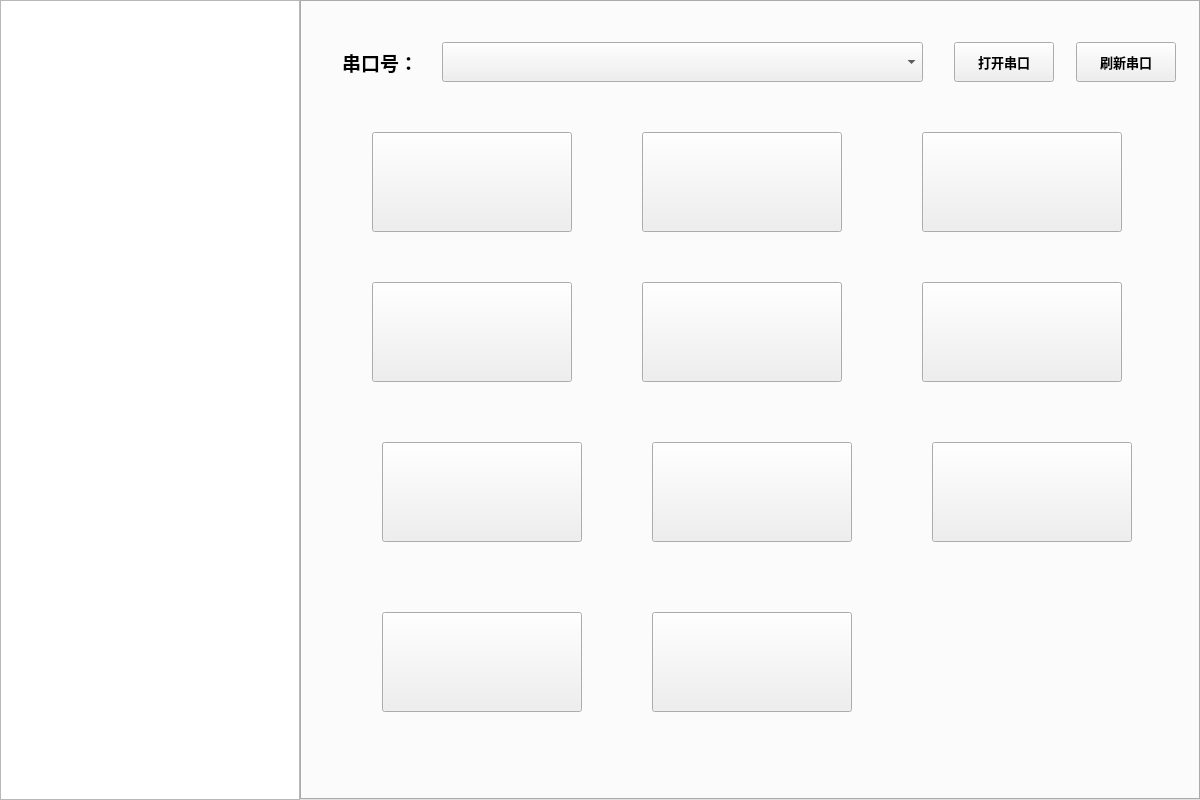
<?xml version="1.0" encoding="UTF-8"?>
<ui version="4.0">
 <class>Widget</class>
 <widget class="QWidget" name="Widget">
  <property name="geometry">
   <rect>
    <x>0</x>
    <y>0</y>
    <width>1200</width>
    <height>800</height>
   </rect>
  </property>
  <property name="minimumSize">
   <size>
    <width>1200</width>
    <height>800</height>
   </size>
  </property>
  <property name="maximumSize">
   <size>
    <width>1200</width>
    <height>800</height>
   </size>
  </property>
  <property name="windowTitle">
   <string>物联网设备管理客户端 1.1</string>
  </property>
  <property name="windowIcon">
   <iconset resource="images.qrc">
    <normaloff>:/images/logo.ico</normaloff>:/images/logo.ico</iconset>
  </property>
  <widget class="QListWidget" name="listWidget">
   <property name="geometry">
    <rect>
     <x>0</x>
     <y>0</y>
     <width>300</width>
     <height>800</height>
    </rect>
   </property>
  </widget>
  <widget class="QTabWidget" name="tabWidget">
   <property name="geometry">
    <rect>
     <x>300</x>
     <y>0</y>
     <width>900</width>
     <height>800</height>
    </rect>
   </property>
   <property name="currentIndex">
    <number>0</number>
   </property>
   <property name="tabBarAutoHide">
    <bool>true</bool>
   </property>
   <widget class="QWidget" name="tab">
    <attribute name="title">
     <string>Tab 1</string>
    </attribute>
    <widget class="QLabel" name="label">
     <property name="geometry">
      <rect>
       <x>40</x>
       <y>40</y>
       <width>81</width>
       <height>40</height>
      </rect>
     </property>
     <property name="font">
      <font>
       <family>Microsoft YaHei</family>
       <pointsize>14</pointsize>
       <bold>true</bold>
      </font>
     </property>
     <property name="text">
      <string>串口号：</string>
     </property>
    </widget>
    <widget class="QComboBox" name="comboBox">
     <property name="geometry">
      <rect>
       <x>140</x>
       <y>40</y>
       <width>481</width>
       <height>40</height>
      </rect>
     </property>
     <property name="font">
      <font>
       <family>Microsoft YaHei</family>
       <pointsize>12</pointsize>
      </font>
     </property>
    </widget>
    <widget class="QPushButton" name="pushButton_open">
     <property name="geometry">
      <rect>
       <x>652</x>
       <y>40</y>
       <width>100</width>
       <height>40</height>
      </rect>
     </property>
     <property name="font">
      <font>
       <family>Microsoft YaHei</family>
       <pointsize>10</pointsize>
       <bold>true</bold>
      </font>
     </property>
     <property name="text">
      <string>打开串口</string>
     </property>
     <property name="checkable">
      <bool>true</bool>
     </property>
    </widget>
    <widget class="QPushButton" name="pushButton_reflush">
     <property name="geometry">
      <rect>
       <x>774</x>
       <y>40</y>
       <width>100</width>
       <height>40</height>
      </rect>
     </property>
     <property name="font">
      <font>
       <family>Microsoft YaHei</family>
       <pointsize>10</pointsize>
       <bold>true</bold>
      </font>
     </property>
     <property name="text">
      <string>刷新串口</string>
     </property>
    </widget>
    <widget class="QPushButton" name="pushButton_led1">
     <property name="geometry">
      <rect>
       <x>70</x>
       <y>130</y>
       <width>200</width>
       <height>100</height>
      </rect>
     </property>
     <property name="text">
      <string/>
     </property>
     <property name="checkable">
      <bool>true</bool>
     </property>
    </widget>
    <widget class="QPushButton" name="pushButton_led2">
     <property name="geometry">
      <rect>
       <x>340</x>
       <y>130</y>
       <width>200</width>
       <height>100</height>
      </rect>
     </property>
     <property name="text">
      <string/>
     </property>
     <property name="checkable">
      <bool>true</bool>
     </property>
    </widget>
    <widget class="QPushButton" name="pushButton_beep">
     <property name="geometry">
      <rect>
       <x>620</x>
       <y>130</y>
       <width>200</width>
       <height>100</height>
      </rect>
     </property>
     <property name="text">
      <string/>
     </property>
     <property name="checkable">
      <bool>true</bool>
     </property>
    </widget>
    <widget class="QPushButton" name="pushButton_hum">
     <property name="geometry">
      <rect>
       <x>620</x>
       <y>280</y>
       <width>200</width>
       <height>100</height>
      </rect>
     </property>
     <property name="text">
      <string/>
     </property>
    </widget>
    <widget class="QPushButton" name="pushButton_temp">
     <property name="geometry">
      <rect>
       <x>340</x>
       <y>280</y>
       <width>200</width>
       <height>100</height>
      </rect>
     </property>
     <property name="text">
      <string/>
     </property>
    </widget>
    <widget class="QPushButton" name="pushButton_relay">
     <property name="geometry">
      <rect>
       <x>70</x>
       <y>280</y>
       <width>200</width>
       <height>100</height>
      </rect>
     </property>
     <property name="text">
      <string/>
     </property>
     <property name="checkable">
      <bool>true</bool>
     </property>
    </widget>
    <widget class="QPushButton" name="pushButton_vol">
     <property name="geometry">
      <rect>
       <x>630</x>
       <y>440</y>
       <width>200</width>
       <height>100</height>
      </rect>
     </property>
     <property name="text">
      <string/>
     </property>
    </widget>
    <widget class="QPushButton" name="pushButton_vr">
     <property name="geometry">
      <rect>
       <x>350</x>
       <y>440</y>
       <width>200</width>
       <height>100</height>
      </rect>
     </property>
     <property name="text">
      <string/>
     </property>
    </widget>
    <widget class="QPushButton" name="pushButton_cpu">
     <property name="geometry">
      <rect>
       <x>80</x>
       <y>440</y>
       <width>200</width>
       <height>100</height>
      </rect>
     </property>
     <property name="text">
      <string/>
     </property>
    </widget>
    <widget class="QPushButton" name="pushButton_pw">
     <property name="geometry">
      <rect>
       <x>350</x>
       <y>610</y>
       <width>200</width>
       <height>100</height>
      </rect>
     </property>
     <property name="text">
      <string/>
     </property>
    </widget>
    <widget class="QPushButton" name="pushButton_cur">
     <property name="geometry">
      <rect>
       <x>80</x>
       <y>610</y>
       <width>200</width>
       <height>100</height>
      </rect>
     </property>
     <property name="text">
      <string/>
     </property>
    </widget>
   </widget>
  </widget>
 </widget>
 <resources>
  <include location="images.qrc"/>
 </resources>
 <connections/>
</ui>
